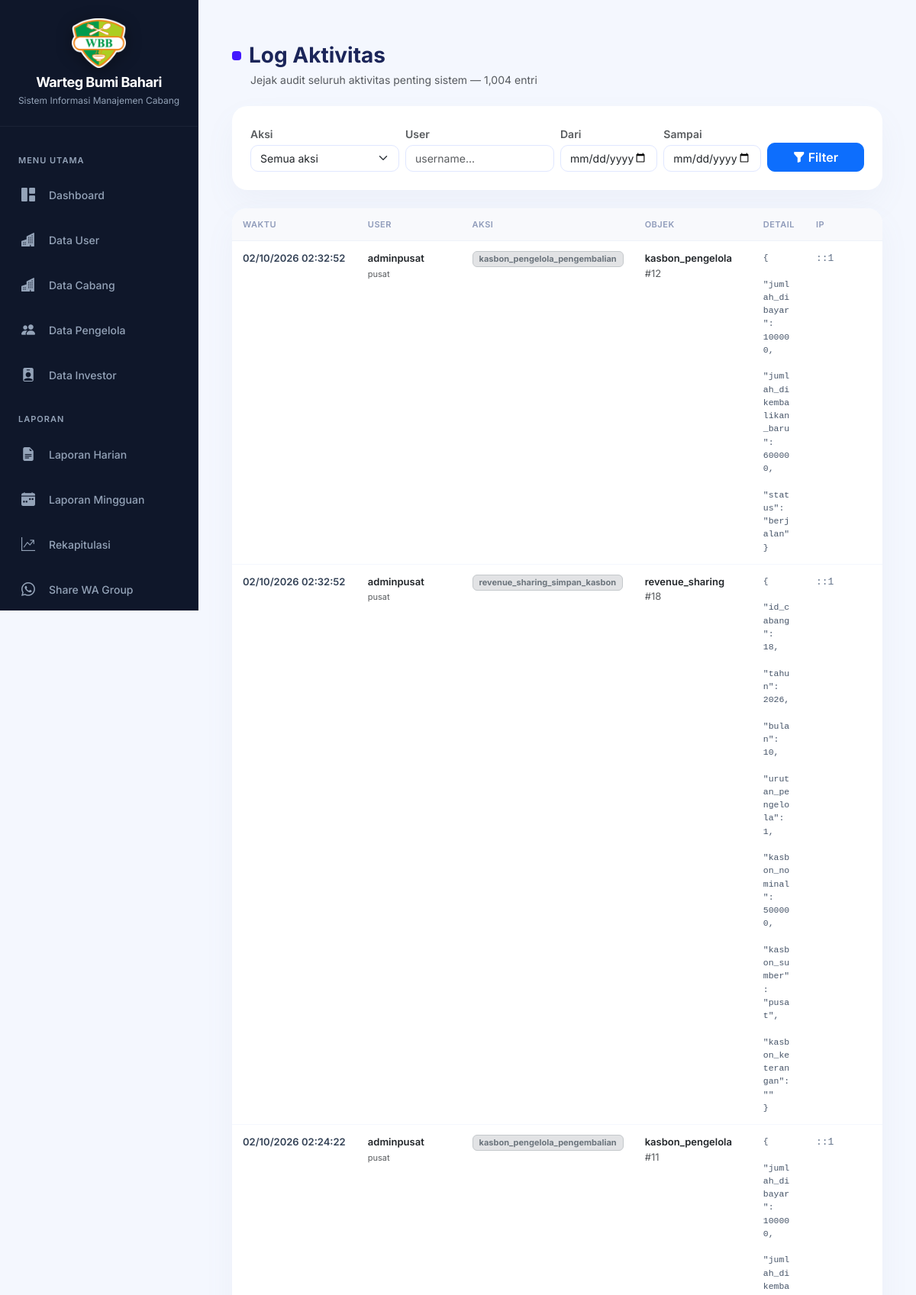
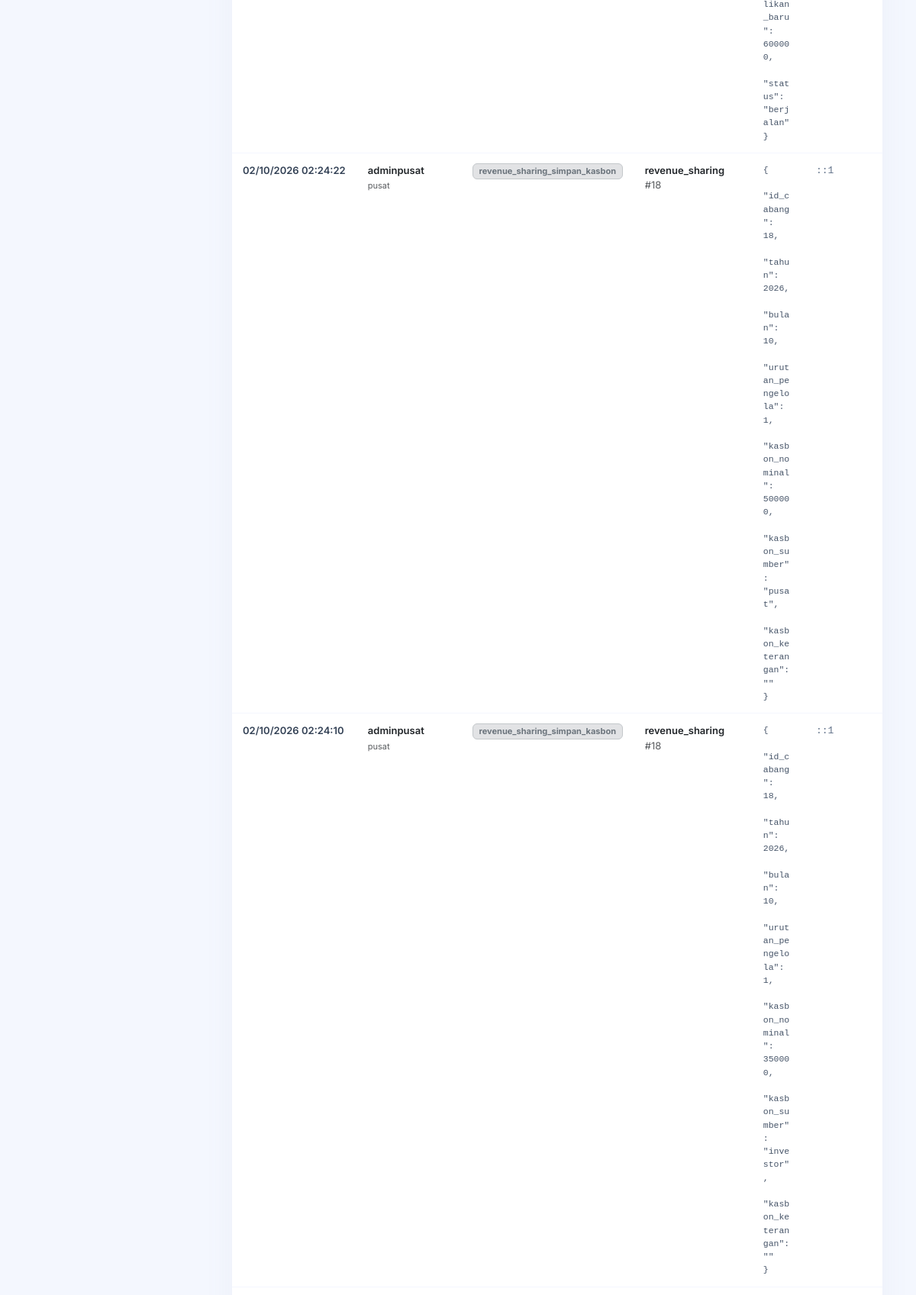
/admin_pusat/audit_log.php (signed in, upper part), run on the app's committed database (2 pictures, top to bottom).
### tables this page shows
CREATE TABLE `audit_log` (
  `id` bigint(20) NOT NULL AUTO_INCREMENT,
  `waktu` datetime NOT NULL DEFAULT current_timestamp(),
  `user_id` int(11) DEFAULT NULL,
  `username` varchar(50) DEFAULT NULL,
  `role` varchar(20) DEFAULT NULL,
  `aksi` varchar(60) NOT NULL,
  `tabel` varchar(40) DEFAULT NULL,
  `record_id` varchar(60) DEFAULT NULL,
  `detail` text DEFAULT NULL,
  `ip` varchar(45) DEFAULT NULL,
  `user_agent` varchar(255) DEFAULT NULL,
  PRIMARY KEY (`id`),
  KEY `idx_audit_waktu` (`waktu`),
  KEY `idx_audit_user` (`user_id`),
  KEY `idx_audit_tabel` (`tabel`,`record_id`),
  KEY `idx_audit_aksi` (`aksi`)
);

### config/koneksi.php (called while the page is built, shortened)
<?php
if (!function_exists('h')) {
    function h($string): string
    {
        return htmlspecialchars((string) ($string ?? ''), ENT_QUOTES, 'UTF-8');
    }
}

### admin_pusat/audit_log.php (the view, shortened to what this page needs)
<?php
require '../config/koneksi.php';
include 'sidebar_pusat.php';
$f_user  = trim($_GET['user'] ?? '');
$f_dari  = preg_match('/^\d{4}-\d{2}-\d{2}$/', $_GET['dari'] ?? '')  ? $_GET['dari']  : '';
$f_sampai = preg_match('/^\d{4}-\d{2}-\d{2}$/', $_GET['sampai'] ?? '') ? $_GET['sampai'] : '';
$where  = "WHERE 1=1";
$params = [];
$types  = "";
$limit  = 25;
$page   = max(1, (int) ($_GET['page'] ?? 1));
$offset = ($page - 1) * $limit;
$sc = $conn->prepare("SELECT COUNT(*) t FROM audit_log $where");
$sc->execute();
$total = (int) $sc->get_result()->fetch_assoc()['t'];
$sql = "SELECT * FROM audit_log $where ORDER BY id DESC LIMIT ? OFFSET ?";
$st  = $conn->prepare($sql);
$bt  = $types . "ii";
$bp  = array_merge($params, [$limit, $offset]);
$st->bind_param($bt, ...$bp);
$st->execute();
$rows = $st->get_result();
function badge_aksi(string $a): string
{
    $c = 'secondary';
    if (str_contains($a, 'hapus')) $c = 'danger';
    elseif (str_contains($a, 'tambah') || $a === 'login') $c = 'success';
    elseif (str_contains($a, 'edit') || str_contains($a, 'ganti')) $c = 'warning';
    elseif (str_contains($a, 'gagal') || str_contains($a, 'ditolak')) $c = 'danger';
    elseif ($a === 'logout') $c = 'secondary';
    return '<span class="badge bg-' . $c . '-subtle text-' . $c . ' border border-' . $c . '-subtle px-2 py-1" style="font-size:11px;">' . h($a) . '</span>';
}
?>
<link rel="stylesheet" href="https://cdn.jsdelivr.net/npm/bootstrap-icons@1.11.3/font/bootstrap-icons.min.css">
<div class="container-fluid py-4">
    <div class="d-flex align-items-center mb-1">
        <span class="title-mark"></span>
        <h3 class="fw-bold mb-0" style="color:#1b2559;">Log Aktivitas</h3>
    </div>
    <span class="text-muted small ms-4 d-block mb-4">Jejak audit seluruh aktivitas penting sistem &mdash; <?= number_format($total) ?> entri</span>
    <div class="card saas-card mb-4">
        <div class="card-body p-3 p-md-4">
            <form method="GET" class="al-form row g-2 align-items-end">
                <div class="col-6 col-md-3">
                    <label class="form-label small fw-semibold text-muted mb-1">Aksi</label>
                    <select name="aksi" class="form-select">
                        <option value="">Semua aksi</option>
                    </select>
                </div>
                <div class="col-6 col-md-3">
                    <label class="form-label small fw-semibold text-muted mb-1">User</label>
                    <input type="text" name="user" value="<?= h($f_user) ?>" class="form-control" placeholder="username...">
                </div>
                <div class="col-6 col-md-2">
                    <label class="form-label small fw-semibold text-muted mb-1">Dari</label>
                    <input type="date" name="dari" value="<?= h($f_dari) ?>" class="form-control">
                </div>
                <div class="col-6 col-md-2">
                    <label class="form-label small fw-semibold text-muted mb-1">Sampai</label>
                    <input type="date" name="sampai" value="<?= h($f_sampai) ?>" class="form-control">
                </div>
                <div class="col-12 col-md-2 d-flex gap-2">
                    <button class="btn btn-primary w-100 fw-semibold" style="border-radius:10px;"><i class="bi bi-funnel-fill me-1"></i>Filter</button>
                </div>
            </form>
        </div>
    </div>
    <div class="card saas-card overflow-hidden">
        <div class="table-responsive">
            <table class="al-table">
                <thead>
                    <tr>
                        <th style="width:150px;">Waktu</th>
                        <th style="width:150px;">User</th>
                        <th style="width:150px;">Aksi</th>
                        <th style="width:160px;">Objek</th>
                        <th>Detail</th>
                        <th style="width:120px;">IP</th>
                    </tr>
                </thead>
                <tbody>
                    <?php if ($rows->num_rows === 0): ?>
                        <tr><td colspan="6" class="text-center text-muted py-5"><i class="bi bi-inbox fs-3 d-block mb-2"></i>Tidak ada log</td></tr>
                    <?php else: while ($r = $rows->fetch_assoc()): ?>
                        <tr>
                            <td data-label="Waktu" class="al-time"><?= date('d/m/Y H:i:s', strtotime($r['waktu'])) ?></td>
                            <td data-label="User">
                                <?php if ($r['username']): ?>
                                    <span class="fw-semibold"><?= h($r['username']) ?></span><br>
                                    <span class="text-muted" style="font-size:11px;"><?= h($r['role'] ?? '-') ?></span>
                                <?php else: ?>
                                    <span class="text-muted">&mdash;</span>
                                <?php endif; ?>
                            </td>
                            <td data-label="Aksi"><?= badge_aksi($r['aksi']) ?></td>
                            <td data-label="Objek">
                                <?php if ($r['tabel']): ?>
                                    <span class="fw-semibold text-dark"><?= h($r['tabel']) ?></span>
                                    <?php if ($r['record_id'] !== null && $r['record_id'] !== ''): ?>
                                        <span class="text-muted">#<?= h($r['record_id']) ?></span>
                                    <?php endif; ?>
                                <?php else: ?>
                                    <span class="text-muted">&mdash;</span>
                                <?php endif; ?>
                            </td>
                            <td data-label="Detail">
                                <?php if ($r['detail']): ?>
                                    <div class="al-detail"><?php
                                        $j = json_decode($r['detail'], true);
                                        echo h($j !== null ? json_encode($j, JSON_PRETTY_PRINT | JSON_UNESCAPED_UNICODE | JSON_UNESCAPED_SLASHES) : $r['detail']);
                                    ?></div>
                                <?php else: ?>
                                    <span class="text-muted">&mdash;</span>
                                <?php endif; ?>
                            </td>
                            <td data-label="IP" class="al-ip"><?= h($r['ip'] ?? '-') ?></td>
                        </tr>
                    <?php endwhile; endif; ?>
                </tbody>
            </table>
        </div>
    </div>
</div>

### admin_pusat/sidebar_pusat.php (style rules this page uses)
:root { --sidebar-bg: #0f172a; --sidebar-hover: rgba(59, 130, 246, 0.15); --sidebar-active: linear-gradient(90deg, #3b82f6 0%, #2563eb 100%); --text-muted: #94a3b8; --content-bg: #f8fafc; }
* { font-family: 'Inter', sans-serif; }
body { background: var(--content-bg); }

### admin_pusat/audit_log.php (style rules this page uses)
body { background-color: #f4f7fe !important; font-family: 'Plus Jakarta Sans', sans-serif !important; color: #1b2559; }
.saas-card { background: #fff; border: none !important; border-radius: 20px !important; box-shadow: 0 18px 40px rgba(112,144,176,.06) !important; }
.title-mark { width: 12px; height: 12px; background: #4318ff; border-radius: 4px; display: inline-block; margin-right: 10px; }
.al-form .form-control, .al-form .form-select { border-radius: 10px; border: 1px solid #e0e7ff; font-size: 14px; }
.al-table { width: 100%; margin: 0; }
.al-table thead th { background: #f8f9fc; color: #8f9bba; font-size: 11px; text-transform: uppercase; letter-spacing: .5px; font-weight: 600; padding: 13px 14px; border-bottom: 1px solid #eef2f9; white-space: nowrap; }
.al-table tbody td { padding: 13px 14px; border-bottom: 1px solid #f4f7fe; font-size: 13px; vertical-align: top; }
.al-detail { font-family: ui-monospace, SFMono-Regular, Menlo, monospace; font-size: 11.5px; color: #475569; white-space: pre-wrap; word-break: break-word; max-width: 420px; }
.al-time { white-space: nowrap; font-weight: 600; color: #334155; }
.al-ip { font-family: ui-monospace, monospace; font-size: 11.5px; color: #64748b; }

### data on the page
audit_log: waktu "02/10/2026 02:32:52", username "adminpusat", role "pusat", aksi "kasbon_pengelola_pengembalian", tabel "kasbon_pengelola", record "12", detail "{ \"jumlah_dibayar\": 100000, \"jumlah_dikembalikan_baru\": 600000, \"status\": \"berjalan\" }", ip "::1"
audit_log: waktu "02/10/2026 02:32:52", username "adminpusat", role "pusat", aksi "revenue_sharing_simpan_kasbon", tabel "revenue_sharing", record "18", detail "{ \"id_cabang\": 18, \"tahun\": 2026, \"bulan\": 10, \"urutan_pengelola\": 1, \"kasbon_nominal\": 500000, \"kasbon_sumber\": \"pusat\", \"kasbon_keterangan\": \"\" }", ip "::1"
audit_log: waktu "02/10/2026 02:24:22", username "adminpusat", role "pusat", aksi "kasbon_pengelola_pengembalian", tabel "kasbon_pengelola", record "11", detail "{ \"jumlah_dibayar\": 100000, \"jumlah_dikembalikan_baru\": 600000, \"status\": \"berjalan\" }", ip "::1"
audit_log: waktu "02/10/2026 02:24:22", username "adminpusat", role "pusat", aksi "revenue_sharing_simpan_kasbon", tabel "revenue_sharing", record "18", detail "{ \"id_cabang\": 18, \"tahun\": 2026, \"bulan\": 10, \"urutan_pengelola\": 1, \"kasbon_nominal\": 500000, \"kasbon_sumber\": \"pusat\", \"kasbon_keterangan\": \"\" }", ip "::1"
audit_log: waktu "02/10/2026 02:24:10", username "adminpusat", role "pusat", aksi "revenue_sharing_simpan_kasbon", tabel "revenue_sharing", record "18", detail "{ \"id_cabang\": 18, \"tahun\": 2026, \"bulan\": 10, \"urutan_pengelola\": 1, \"kasbon_nominal\": 350000, \"kasbon_sumber\": \"investor\", \"kasbon_keterangan\": \"\" }", ip "::1"

### other printed values
$total "1,004"
